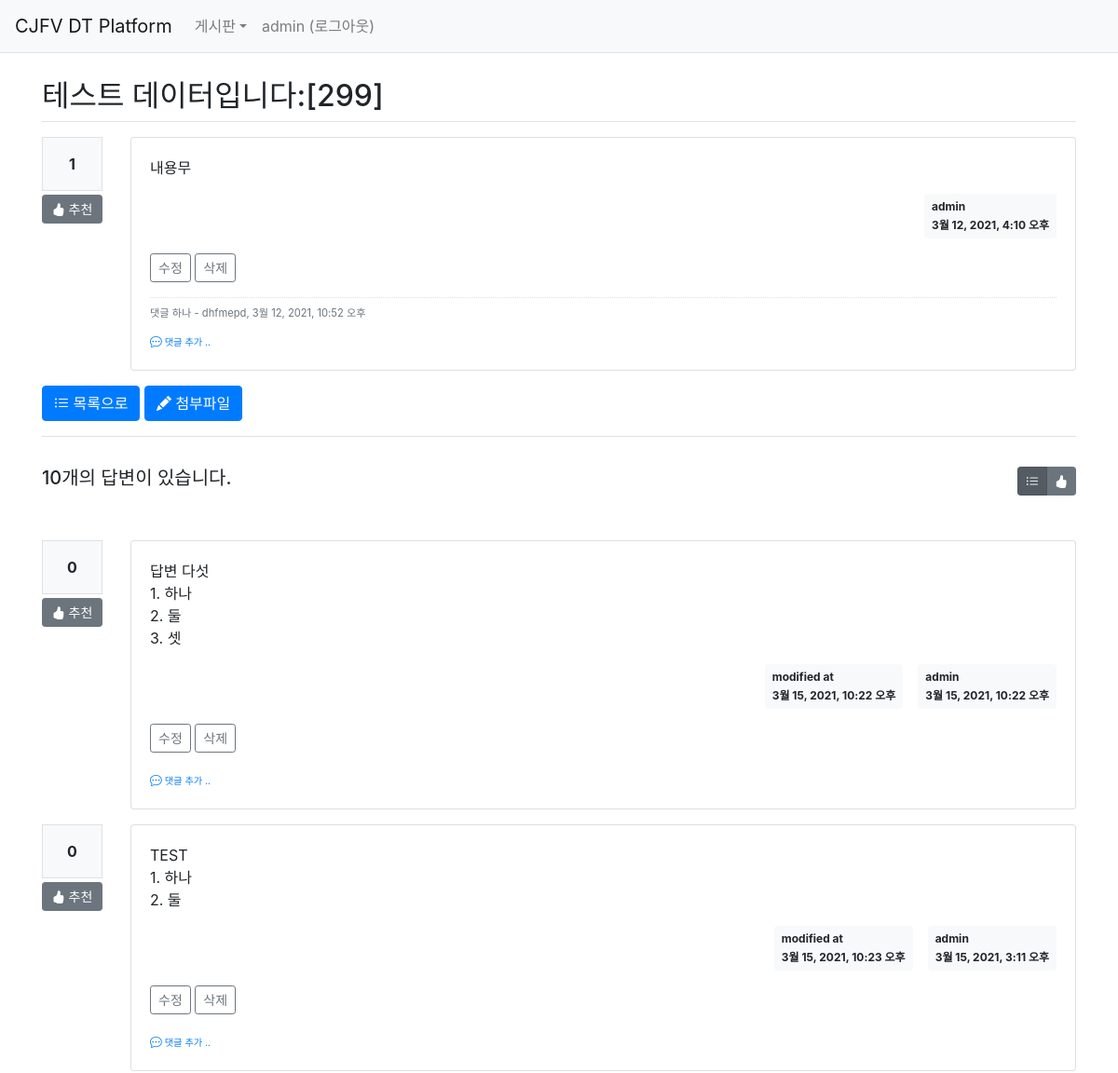
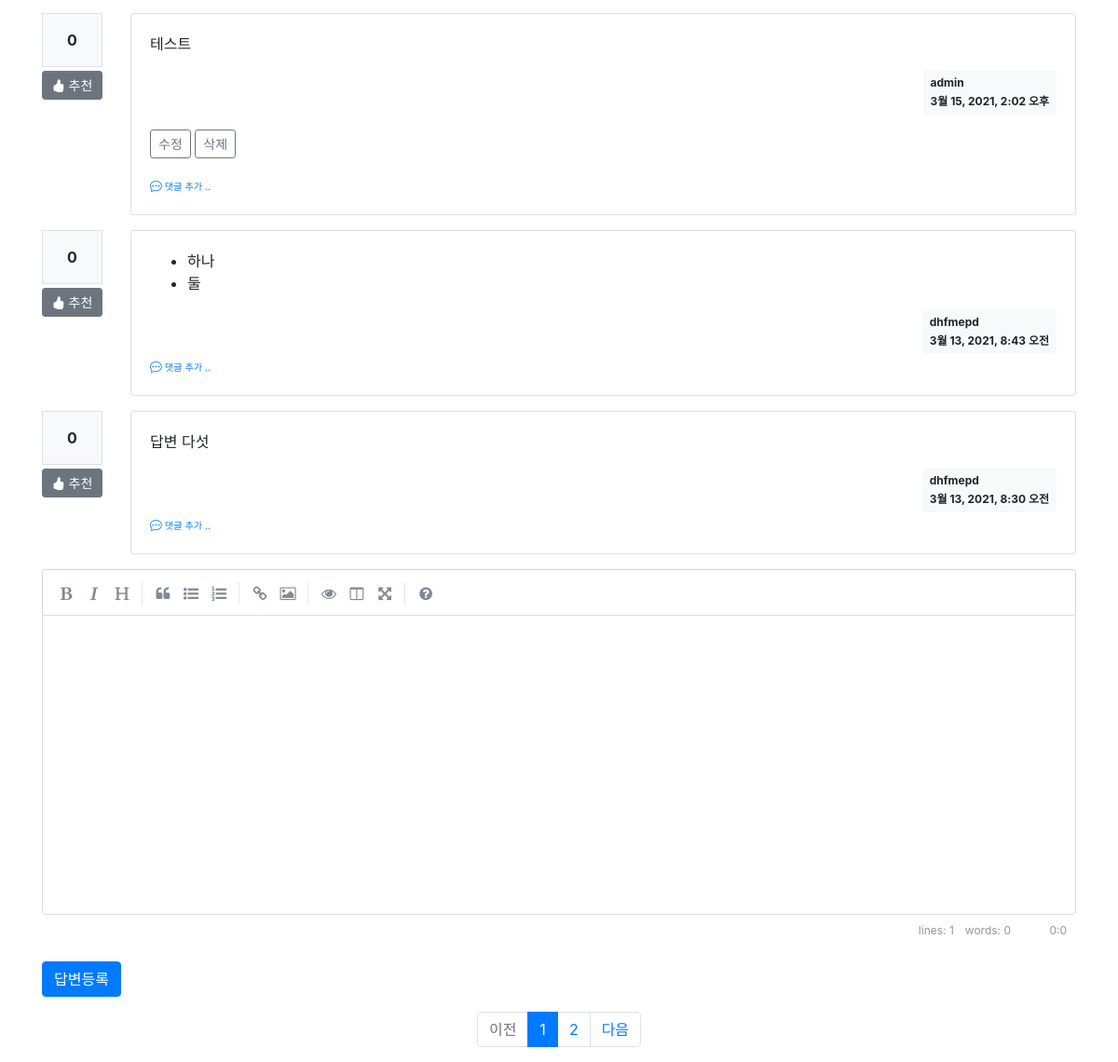
Screenshot of /board/board/detail/302/ (signed in) with the database file from the repository (2 pictures, top to bottom).
### board/models.py (models this page shows, shortened)
class Board(models.Model):
    menu = models.ForeignKey(Menu, on_delete=models.CASCADE, related_name='menu_board')
    author = models.ForeignKey(User, on_delete=models.CASCADE, related_name='author_board')
    subject = models.CharField(max_length=200)
    content = models.TextField()
    hit_count = models.IntegerField(default=0)
    create_date = models.DateTimeField()
    modify_date = models.DateTimeField(null=True, blank=True)
    voter = models.ManyToManyField(User, related_name='voter_board')

class Comment(models.Model):
    author = models.ForeignKey(User, on_delete=models.CASCADE)
    content = models.TextField()
    create_date = models.DateTimeField()
    modify_date = models.DateTimeField(null=True, blank=True)
    board = models.ForeignKey(Board, null=True, blank=True, on_delete=models.CASCADE)
    reply = models.ForeignKey(Reply, null=True, blank=True, on_delete=models.CASCADE)

class Reply(models.Model):
    author = models.ForeignKey(User, on_delete=models.CASCADE, related_name='author_reply')
    board = models.ForeignKey(Board, on_delete=models.CASCADE)
    content = models.TextField()
    create_date = models.DateTimeField()
    modify_date = models.DateTimeField(null=True, blank=True)
    voter = models.ManyToManyField(User, related_name='voter_reply')

### board/views/base_views.py (the view)
# urls.py: path('board/detail/<int:board_id>/', base_views.detail, name='detail'),
@login_required(login_url='common:login')
def detail(request, board_id):
    page = request.GET.get('page', '1')  # 페이지
    so = request.GET.get('so', 'recent')  # 정렬기준
    board = get_object_or_404(Board, pk=board_id)
    board.hit_count += 1
    board.save()
    if so == 'recommend':
        reply_list = board.reply_set.all().annotate(num_voter=Count('voter')).order_by('-num_voter', '-create_date')
    else:  # recent
        reply_list = board.reply_set.all().order_by('-create_date')
    paginator = Paginator(reply_list, 5)  # 페이지당 5개씩 보여주기
    page_obj = paginator.get_page(page)
    context = {'board': board, 'reply_list': page_obj, 'so': so}
    return render(request, 'board/board_detail.html', context)

### board/templatetags/board_filter.py (called while the page is built)
@register.filter()
def mark(value):
    extensions = ["nl2br", "fenced_code"]
    return mark_safe(markdown.markdown(value, extensions=extensions))

### templates/board/board_detail.html (shortened to what this page needs)
{% extends 'base.html' %}
{% load board_filter %}
{% block content %}
<div class="container my-3" style="padding-top:60px">
    <h2 class="border-bottom py-2">{{ board.subject }}</h2>
    <div class="row my-3">
        <div class="col-1">
            <div class="bg-light text-center p-3 border font-weight-bolder mb-1">{{board.voter.count}}</div>
            <a href="#" data-uri="{% url 'board:vote_board' board.id  %}"
               class="recommend btn btn-sm btn-secondary btn-block my-1"><i class="bi bi-hand-thumbs-up-fill"></i> 추천</a>
        </div>
        <div class="col-11">
            <div class="card">
                <div class="card-body">
                    <div class="card-text">{{ board.content|mark }}</div>
                    <div class="d-flex justify-content-end">
                        <div class="badge badge-light p-2 text-left">
                            <div class="mb-2">{{ board.author.username }}</div>
                            <div>{{ board.create_date }}</div>
                        </div>
                    </div>
                    {% if request.user == board.author %}
                    <div class="my-3">
                        <a href="{% url 'board:board_modify' board.id  %}"
                           class="btn btn-sm btn-outline-secondary">수정</a>
                        <a href="#" class="delete btn btn-sm btn-outline-secondary"
                           data-uri="{% url 'board:board_delete' board.id  %}">삭제</a>
                    </div>
                    {% endif %}
                    {% if board.comment_set.count > 0 %}
                    <div class="mt-3">
                    {% for comment in board.comment_set.all %}
                        <div class="comment py-2 text-muted">
                            <span style="white-space: pre-line;">{{ comment.content }}</span>
                            <span>
                                - {{ comment.author }}, {{ comment.create_date }}
                            </span>
                        </div>
                    {% endfor %}
                    </div>
                    {% endif %}
                    <div>
                        <a href="{% url 'board:comment_create_board' board.id  %}"
                           class="small"><i class="bi bi-chat-dots"></i><small> 댓글 추가 ..</small></a>
                    </div>
                </div>
            </div>
        </div>
    </div>
    <a href="{% url 'board:list' board.menu_id %}" class="btn btn-primary"><i class="bi bi-list-ul"></i> 목록으로</a>
    <a id="btn_file_upload" class="btn btn-primary"><i class="bi bi-pencil-fill"></i> 첨부파일</a>
    <div class="d-flex justify-content-between border-top my-3 py-2">
        <h5 class="my-3 py-2">{{ reply_list.paginator.count }}개의 답변이 있습니다.</h5>
        <div class="btn-group my-3 py-2" role="group">
            <button type="button" class="btn btn-sm btn-secondary so {% if so == 'recent' %}active{% endif %}" data-so="recent"  data-original-title="최신순">
                <i class="bi bi-list-ul"></i>
            </button>
            <button type="button" class="btn btn-sm btn-secondary so {% if so == 'recommend' %}active{% endif %}" data-so="recommend" data-original-title="추천순">
                <i class="bi bi-hand-thumbs-up-fill"></i>
            </button>
        </div>
    </div>
    {% for reply in reply_list %}
    <div class="row my-3">
        <div class="col-1">
            <div class="bg-light text-center p-3 border font-weight-bolder mb-1">{{reply.voter.count}}</div>
            <a href="#" data-uri="{% url 'board:vote_reply' reply.id  %}"
                class="recommend btn btn-sm btn-secondary btn-block my-1"><i class="bi bi-hand-thumbs-up-fill"></i> 추천</a>
        </div>
        <div class="col-11">
            <div class="card">
                <div class="card-body">
                    <div class="card-text">{{ reply.content|mark }}</div>
                    <div class="d-flex justify-content-end">
                        {% if reply.modify_date %}
                        <div class="badge badge-light p-2 text-left mx-3">
                            <div class="mb-2">modified at</div>
                            <div>{{ reply.modify_date }}</div>
                        </div>
                        {% endif %}
                        <div class="badge badge-light p-2 text-left">
                            <div class="mb-2">{{ reply.author.username }}</div>
                            <div>{{ reply.create_date }}</div>
                        </div>
                    </div>
                    {% if request.user == reply.author %}
                    <div class="my-3">
                        <a href="{% url 'board:reply_modify' reply.id  %}"
                           class="btn btn-sm btn-outline-secondary">수정</a>
                        <a href="#" class="delete btn btn-sm btn-outline-secondary "
                           data-uri="{% url 'board:reply_delete' reply.id  %}">삭제</a>
                    </div>
                    {% endif %}
                    <div>
                        <a href="{% url 'board:comment_create_reply' reply.id  %}"
                           class="small"><i class="bi bi-chat-dots"></i><small> 댓글 추가 ..</small></a>
                    </div>
                </div>
            </div>
        </div>
    </div>
    {% endfor %}
    <form action="{% url 'board:reply_create' board.id %}" method="post" class="my-3">
        <div class="form-group">
        </div>
        <input type="submit" value="답변등록" class="btn btn-primary">
    </form>
    <ul class="pagination justify-content-center">
        {% if reply_list.has_previous %}
        <li class="page-item">
           <a class="page-link" data-page="{{ reply_list.previous_page_number }}" href="#">이전</a>
        </li>
        {% else %}
        <li class="page-item disabled">
            <a class="page-link" tabindex="-1" aria-disabled="true" href="#">이전</a>
        </li>
        {% endif %}
        {% for page_number in reply_list.paginator.page_range %}
            {% if page_number >= reply_list.number|add:-5 and page_number <= reply_list.number|add:5 %}
                {% if page_number == reply_list.number %}
                <li class="page-item active" aria-current="page">
                    <a class="page-link" data-page="{{ page_number }}" href="#">{{ page_number }}</a>
                </li>
                {% else %}
                <li class="page-item">
                    <a class="page-link" data-page="{{ page_number }}" href="#">{{ page_number }}</a>
                </li>
                {% endif %}
            {% endif %}
        {% endfor %}
        {% if reply_list.has_next %}
        <li class="page-item">
            <a class="page-link" data-page="{{ reply_list.next_page_number }}" href="#">다음</a>
        </li>
        {% else %}
        <li class="page-item disabled">
            <a class="page-link" tabindex="-1" aria-disabled="true" href="#">다음</a>
        </li>
        {% endif %}
    </ul>
</div>
{% endblock %}

### templates/navbar.html (shortened to what this page needs)
<nav class="navbar navbar-expand-lg navbar-light bg-light border-bottom fixed-top">
    <a class="navbar-brand" href="/">CJFV DT Platform</a>
    <div class="collapse navbar-collapse flex-grow-0" id="navbarNav">
        <ul class="navbar-nav">
            <li class="nav-item dropdown">
                {% if user.is_authenticated %}
                <a class="nav-link dropdown-toggle" href="{% url 'board:list' 1 %}" data-toggle="dropdown">게시판</a>
                {% endif %}
            </li>
            <li class="nav-item">
                {% if user.is_authenticated %}
                <a class="nav-link" href="{% url 'common:logout' %}">{{ user.username }} (로그아웃)</a>
                {% else %}
                <a class="nav-link" href="{% url 'common:login' %}">로그인</a>
                {% endif %}
            </li>
        </ul>
    </div>
</nav>

### static/style.css (style rules this page uses)
.comment { border-top:dotted 1px #ddd; font-size:0.7em; }

### rows the page displays
Board: subject "테스트 데이터입니다:[299]", voter.count "1", content|mark "내용무", author.username "admin", create_date "3월 12, 2021, 4:10 오후"
Comment: content "댓글 하나", author "dhfmepd", create_date "3월 12, 2021, 10:52 오후"
Reply: voter.count "0", content|mark "답변 다섯 1. 하나 2. 둘 3. 셋", modify_date "3월 15, 2021, 10:22 오후", author.username "admin", create_date "3월 15, 2021, 10:22 오후", shows "수정"
Reply: voter.count "0", content|mark "TEST 1. 하나 2. 둘", modify_date "3월 15, 2021, 10:23 오후", author.username "admin", create_date "3월 15, 2021, 3:11 오후", shows "수정"
Reply: voter.count "0", content|mark "테스트", author.username "admin", create_date "3월 15, 2021, 2:02 오후", shows "수정"
Reply: voter.count "0", content|mark "하나 둘", author.username "dhfmepd", create_date "3월 13, 2021, 8:43 오전"
Reply: voter.count "0", content|mark "답변 다섯", author.username "dhfmepd", create_date "3월 13, 2021, 8:30 오전"

### other values shown
{{ user.username }} "admin"
{{ reply_list.paginator.count }} "10"
{{ page_number }} "1"
{{ page_number }} "2"
